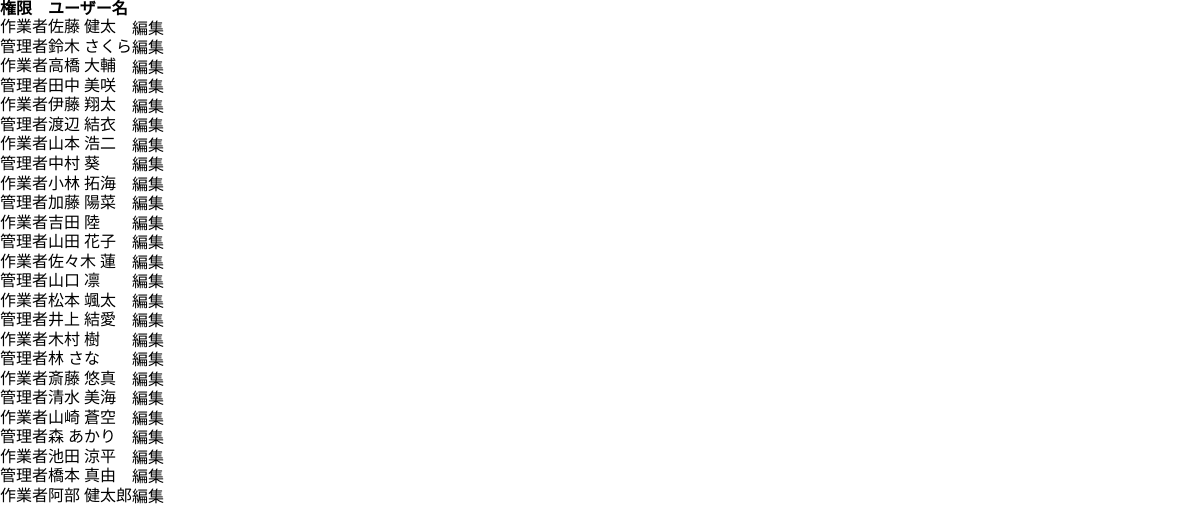
The app's page /admin.php with its own data.
### tables this page shows
CREATE TABLE user (
    user_id INT AUTO_INCREMENT PRIMARY KEY,
    user_name VARCHAR(50) NOT NULL,
    password VARCHAR(255) NOT NULL,
    authority BOOLEAN NOT NULL
);

### admin.php (the view)
<?php require "header.php"; ?>
<?php require "config/database.php"; ?>
<table>
    <tr>
        <th>権限</th>
        <th>ユーザー名</th>
        <th></th>
    </tr>
    <?php
    $sql = $pdo -> query("
    select * from user
    ");
    foreach($sql as $row){
        $authority_text = ($row['authority'] == 0) ? '管理者' : '作業者';
        echo "<tr>";
        echo "<td>";
        echo $authority_text;
        echo "</td>";
        echo "<td>";
        echo $row['user_name'];
        echo "</td>";
        echo "<td>";
        echo "<a href='user-edit.php'><button>編集</button></a>";
        echo "</td>";
        echo "</tr>";
    }
    ?>
</table>
<?php require "footer.php"; ?>

### header.php (shortened to what this page needs)
<!DOCTYPE html>
<html lang="ja">
<head>
    <link rel="stylesheet" href="css/destyle.css">
    <link rel="stylesheet" href="css/style.css">
</head>
<body>

### css/destyle.css (style rules this page uses)
html { line-height: 1.15; -webkit-text-size-adjust: 100%; -webkit-tap-highlight-color: transparent; }
body { margin: 0; }
p, table, blockquote, address, pre, iframe, form, figure, dl { margin: 0; }
a { background-color: transparent; text-decoration: none; color: inherit; }
button, input, optgroup, select, textarea { -webkit-appearance: none; appearance: none; vertical-align: middle; color: inherit; font: inherit; background: transparent; padding: 0; margin: 0; border-radius: 0; text-align: inherit; text-transform: inherit; }
button, [type="button"], [type="reset"], [type="submit"] { cursor: pointer; }
table { border-color: inherit; border-collapse: collapse; }
td, th { vertical-align: top; padding: 0; }
th { text-align: left; font-weight: bold; }

### records on screen
user: authority "作業者", user_name "佐藤 健太"
user: authority "管理者", user_name "鈴木 さくら"
user: authority "作業者", user_name "高橋 大輔"
user: authority "管理者", user_name "田中 美咲"
user: authority "作業者", user_name "伊藤 翔太"
user: authority "管理者", user_name "渡辺 結衣"
user: authority "作業者", user_name "山本 浩二"
user: authority "管理者", user_name "中村 葵"
user: authority "作業者", user_name "小林 拓海"
user: authority "管理者", user_name "加藤 陽菜"
user: authority "作業者", user_name "吉田 陸"
user: authority "管理者", user_name "山田 花子"
user: authority "作業者", user_name "佐々木 蓮"
user: authority "管理者", user_name "山口 凛"
user: authority "作業者", user_name "松本 颯太"
user: authority "管理者", user_name "井上 結愛"
user: authority "作業者", user_name "木村 樹"
user: authority "管理者", user_name "林 さな"
user: authority "作業者", user_name "斎藤 悠真"
user: authority "管理者", user_name "清水 美海"
user: authority "作業者", user_name "山崎 蒼空"
user: authority "管理者", user_name "森 あかり"
user: authority "作業者", user_name "池田 涼平"
user: authority "管理者", user_name "橋本 真由"
user: authority "作業者", user_name "阿部 健太郎"
